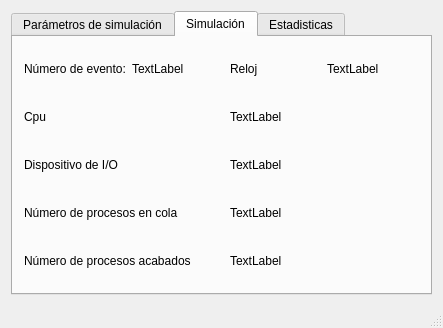
<?xml version="1.0" encoding="UTF-8"?>
<ui version="4.0">
 <class>MainWindow</class>
 <widget class="QMainWindow" name="MainWindow">
  <property name="geometry">
   <rect>
    <x>0</x>
    <y>0</y>
    <width>443</width>
    <height>328</height>
   </rect>
  </property>
  <property name="windowTitle">
   <string>MainWindow</string>
  </property>
  <widget class="QWidget" name="centralWidget">
   <layout class="QGridLayout" name="gridLayout">
    <item row="0" column="0">
     <widget class="QTabWidget" name="tabla">
      <property name="currentIndex">
       <number>1</number>
      </property>
      <widget class="QWidget" name="PaSims">
       <attribute name="title">
        <string>Parámetros de simulación</string>
       </attribute>
       <layout class="QGridLayout" name="gridLayout_3">
        <item row="1" column="1">
         <widget class="QSpinBox" name="numSims">
          <property name="minimum">
           <number>1</number>
          </property>
          <property name="maximum">
           <number>999999</number>
          </property>
         </widget>
        </item>
        <item row="3" column="1">
         <widget class="QSpinBox" name="tiemSims">
          <property name="minimum">
           <number>1</number>
          </property>
          <property name="maximum">
           <number>999999</number>
          </property>
         </widget>
        </item>
        <item row="5" column="1">
         <widget class="QSpinBox" name="quanSims">
          <property name="minimum">
           <number>1</number>
          </property>
          <property name="maximum">
           <number>999999</number>
          </property>
         </widget>
        </item>
        <item row="6" column="0">
         <widget class="QRadioButton" name="normal">
          <property name="text">
           <string>Distribución normal</string>
          </property>
          <property name="checkable">
           <bool>true</bool>
          </property>
          <property name="checked">
           <bool>true</bool>
          </property>
         </widget>
        </item>
        <item row="6" column="1">
         <widget class="QRadioButton" name="exponencial">
          <property name="text">
           <string>Distribución exponencial</string>
          </property>
         </widget>
        </item>
        <item row="7" column="0">
         <widget class="QLabel" name="errorText">
          <property name="text">
           <string/>
          </property>
         </widget>
        </item>
        <item row="7" column="1">
         <widget class="QDialogButtonBox" name="OkButtom_2">
          <property name="standardButtons">
           <set>QDialogButtonBox::Cancel|QDialogButtonBox::Ok</set>
          </property>
         </widget>
        </item>
        <item row="4" column="0" colspan="2">
         <widget class="QLabel" name="label_5">
          <property name="text">
           <string>Tiempo del quantum (en segundos)</string>
          </property>
         </widget>
        </item>
        <item row="2" column="0" colspan="2">
         <widget class="QLabel" name="label_8">
          <property name="text">
           <string>Tiempo de simulación (en segundos)</string>
          </property>
         </widget>
        </item>
        <item row="0" column="0" colspan="2">
         <widget class="QLabel" name="label_6">
          <property name="text">
           <string>Número de veces que se ejecuta la simulación</string>
          </property>
         </widget>
        </item>
       </layout>
      </widget>
      <widget class="QWidget" name="Sims">
       <attribute name="title">
        <string>Simulación</string>
       </attribute>
       <layout class="QGridLayout" name="gridLayout_2">
        <item row="0" column="0">
         <widget class="QLabel" name="label_4">
          <property name="text">
           <string>Número de evento:</string>
          </property>
         </widget>
        </item>
        <item row="0" column="1">
         <widget class="QLabel" name="numEvRes">
          <property name="text">
           <string>TextLabel</string>
          </property>
         </widget>
        </item>
        <item row="0" column="2">
         <widget class="QLabel" name="label">
          <property name="text">
           <string>Reloj</string>
          </property>
         </widget>
        </item>
        <item row="1" column="0">
         <widget class="QLabel" name="label_10">
          <property name="text">
           <string>Cpu</string>
          </property>
         </widget>
        </item>
        <item row="1" column="2" colspan="2">
         <widget class="QLabel" name="cpuVal">
          <property name="text">
           <string>TextLabel</string>
          </property>
         </widget>
        </item>
        <item row="2" column="0" colspan="2">
         <widget class="QLabel" name="label_9">
          <property name="text">
           <string>Dispositivo de I/O</string>
          </property>
         </widget>
        </item>
        <item row="2" column="2" colspan="2">
         <widget class="QLabel" name="ioVal">
          <property name="text">
           <string>TextLabel</string>
          </property>
         </widget>
        </item>
        <item row="3" column="0" colspan="2">
         <widget class="QLabel" name="label_2">
          <property name="text">
           <string>Número de procesos en cola</string>
          </property>
         </widget>
        </item>
        <item row="3" column="2" colspan="2">
         <widget class="QLabel" name="numCol">
          <property name="text">
           <string>TextLabel</string>
          </property>
         </widget>
        </item>
        <item row="4" column="0" colspan="2">
         <widget class="QLabel" name="label_3">
          <property name="text">
           <string>Número de procesos acabados</string>
          </property>
         </widget>
        </item>
        <item row="4" column="2" colspan="2">
         <widget class="QLabel" name="numTer">
          <property name="text">
           <string>TextLabel</string>
          </property>
         </widget>
        </item>
        <item row="0" column="3">
         <widget class="QLabel" name="reloj">
          <property name="text">
           <string>TextLabel</string>
          </property>
         </widget>
        </item>
       </layout>
      </widget>
      <widget class="QWidget" name="Estadisticas">
       <attribute name="title">
        <string>Estadisticas</string>
       </attribute>
       <layout class="QGridLayout" name="gridLayout_4">
        <item row="0" column="0">
         <widget class="QListView" name="stats"/>
        </item>
       </layout>
      </widget>
     </widget>
    </item>
   </layout>
  </widget>
  <widget class="QMenuBar" name="menuBar">
   <property name="geometry">
    <rect>
     <x>0</x>
     <y>0</y>
     <width>443</width>
     <height>22</height>
    </rect>
   </property>
  </widget>
  <widget class="QStatusBar" name="statusBar"/>
 </widget>
 <layoutdefault spacing="6" margin="11"/>
 <resources/>
 <connections/>
</ui>
